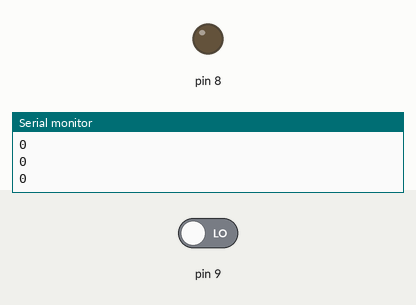
This sketch was run on a simulated Arduino Uno, built with avr-gcc and run on an emulated ATmega328P. Shown: output pins drawn as LEDs (lit = HIGH), the last lines printed to the serial monitor. The inputs (shaded band) are chosen by the test bench; at power-on: pin 9 LOW.

Above: at 2.8 s.
2.9 s: pin 9 driven HIGH
At 5.2 s:
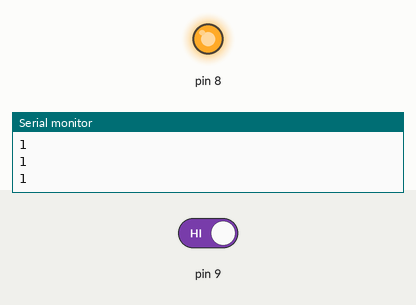
5.5 s: pin 9 driven LOW
At 7.6 s:
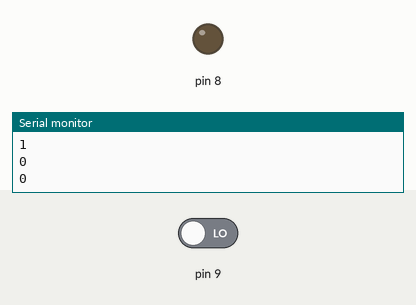
Timing chart, 0 to 9.1 s (numbered marks = the images above; inputs shaded):
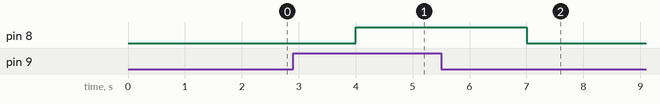

Measured:
- after the input at 2.9 s, pin 8: LOW → HIGH after 1.1 s
- after the input at 5.5 s, pin 8: HIGH → LOW after 1.5 s

The sketch:

flame_sensor_with_buzzer.ino
```cpp
void setup() {
  // put your setup code here, to run once:
  Serial.begin(9600);
  pinMode(9, INPUT);
  pinMode(8, OUTPUT);

}

//min_val = 0; max_val = 1;
//range is too short

void loop() {
  // put your main code here, to run repeatedly:
  int val = digitalRead(9);
  Serial.println(val);
  delay(1000);

  if (val > 0 ){
    digitalWrite(8, HIGH);
  }else {
    digitalWrite(8, LOW);
  }

}
```
